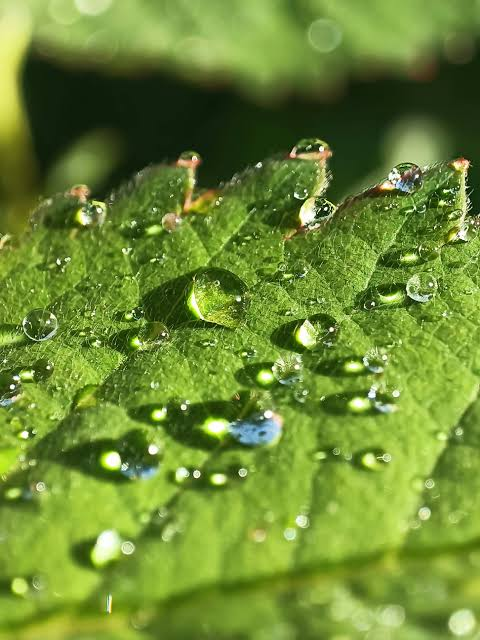
#> input picture the Fourier Transform/images.jpg, 480 x 640 px
$ python Fourier_Transform.py
#> lines starting #> are read from the running program, lines starting #| are printed output that depends on the picture
import numpy as np
import cv2
from matplotlib import pyplot as plt

# Read image in grayscale
image_path = "images.jpg"
image = cv2.imread(image_path, 0)
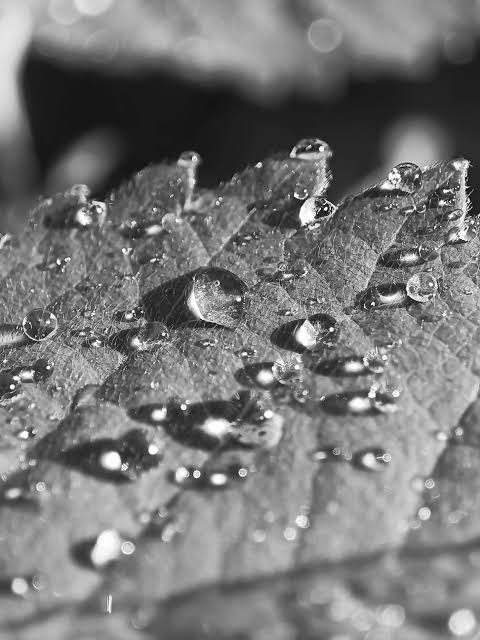
#> image: shape (640, 480); min 0, max 255, mean 118.8

# Check if image loaded successfully
if image is None:
    raise ValueError("Image not found. Check the image path.")

# Compute DFT
DFT = cv2.dft(np.float32(image), flags=cv2.DFT_COMPLEX_OUTPUT)

# Shift zero frequency to center
shift = np.fft.fftshift(DFT)

# Create Low-Pass Filter Mask
row, col = image.shape
#> row = 640; col = 480
center_row, center_col = row // 2, col // 2
#> center_row = 320; center_col = 240

mask = np.zeros((row, col, 2), np.uint8)
mask[center_row-30:center_row+30,
     center_col-30:center_col+30] = 1

# Apply mask
filtered = shift * mask

# Shift back
fft_ifft_shift = np.fft.ifftshift(filtered)

# Inverse DFT
imageThen = cv2.idft(fft_ifft_shift)

# Compute magnitude
imageThen = cv2.magnitude(imageThen[:, :, 0], imageThen[:, :, 1])
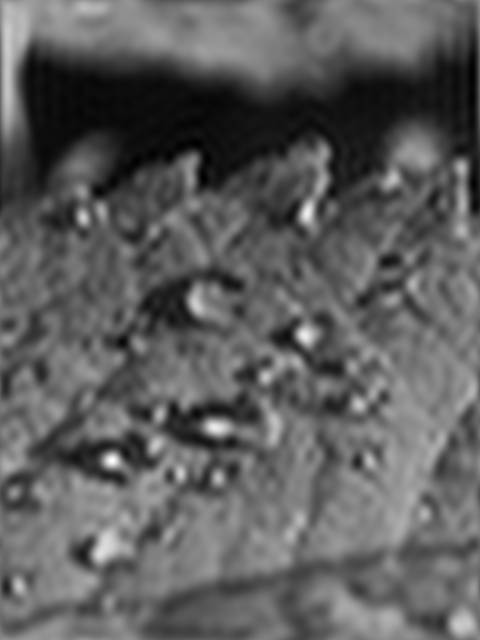
#> imageThen: shape (640, 480) float32; min 2946044.5, max 93661000, mean 36499048; drawn with min black and max white

# Display
plt.figure(figsize=(10,5))

plt.subplot(1,2,1)
plt.imshow(image, cmap='gray')
plt.title("Input Image")
plt.axis("off")

plt.subplot(1,2,2)
plt.imshow(imageThen, cmap='gray')
plt.title("Low Pass Filter Output")
plt.axis("off")

plt.show()
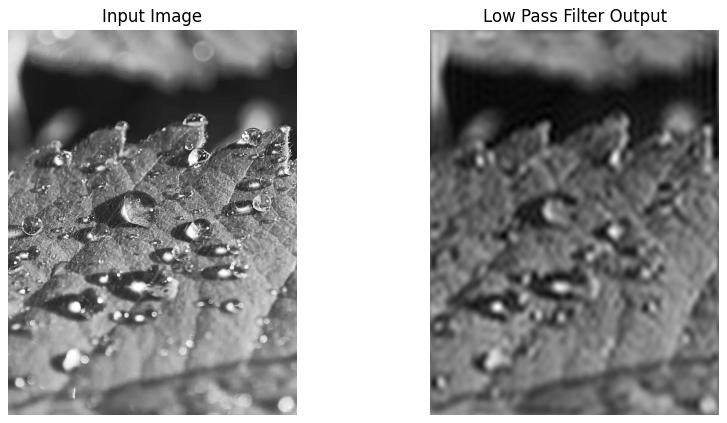
#> figure drawn by matplotlib, 2 panels
